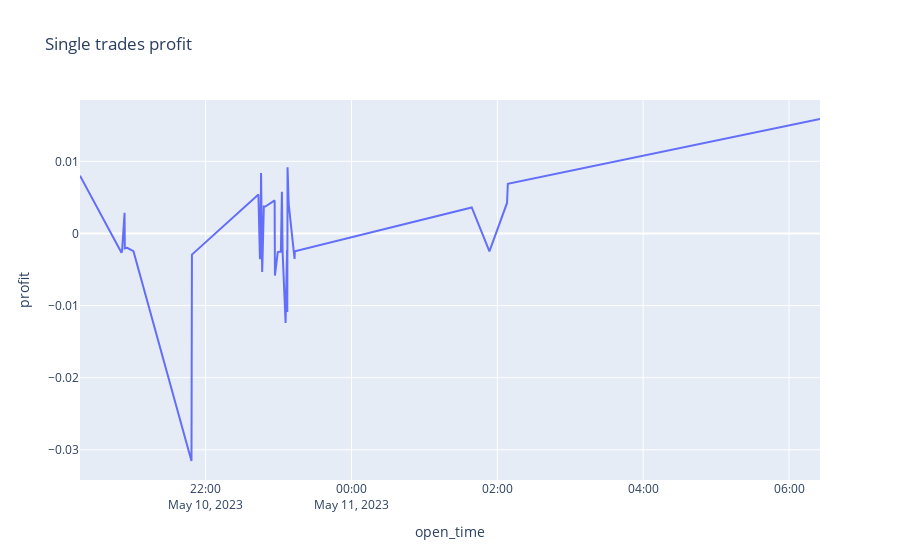
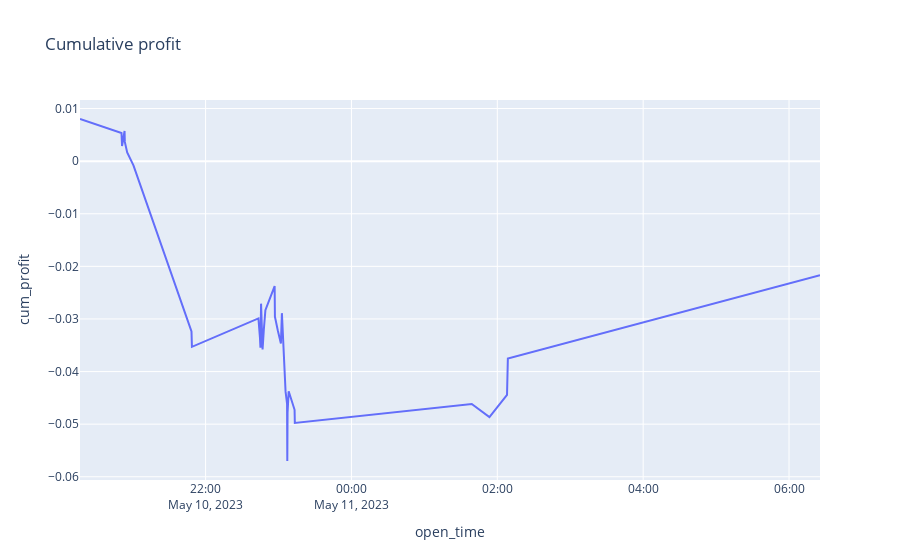

The notebook cell saved with these charts, in order:
### Markdown cell above
##Profit

### Code cell
import matplotlib.pyplot as plt
import plotly.express as px

def plot_profit():
    """ Profit by trades and cumulative"""
    
    profit=trades[["open_time", "profit"]].copy()
    profit["cum_profit"] = profit["profit"].cumsum()
    px.line(profit, x="open_time", y="profit", title="Single trades profit").show()
    px.line(profit, x="open_time", y="cum_profit", title="Cumulative profit").show()


plot_profit()
